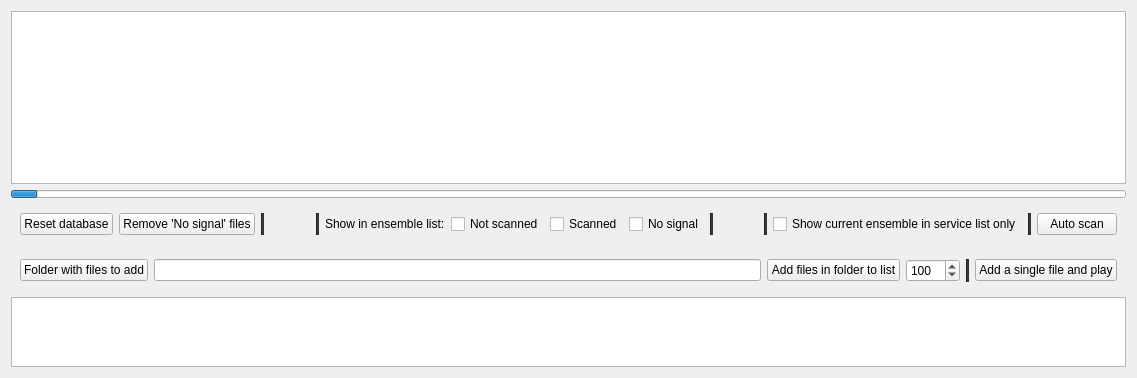
<?xml version="1.0" encoding="UTF-8"?>
<ui version="4.0">
 <class>ensembleList</class>
 <widget class="QWidget" name="ensembleList">
  <property name="geometry">
   <rect>
    <x>0</x>
    <y>0</y>
    <width>1137</width>
    <height>378</height>
   </rect>
  </property>
  <property name="windowTitle">
   <string>Ensemble List</string>
  </property>
  <layout class="QVBoxLayout" name="verticalLayout_3" stretch="3,0,0,0,1">
   <item>
    <widget class="QTableView" name="tblEnsembleList"/>
   </item>
   <item>
    <widget class="QProgressBar" name="progressBar">
     <property name="maximumSize">
      <size>
       <width>16777215</width>
       <height>8</height>
      </size>
     </property>
     <property name="toolTip">
      <string>&lt;html&gt;&lt;head/&gt;&lt;body&gt;&lt;p&gt;&lt;span style=&quot; font-weight:700;&quot;&gt;Progress bar while scanning&lt;/span&gt;&lt;/p&gt;&lt;/body&gt;&lt;/html&gt;</string>
     </property>
     <property name="maximum">
      <number>1000</number>
     </property>
     <property name="value">
      <number>24</number>
     </property>
     <property name="textVisible">
      <bool>false</bool>
     </property>
     <property name="format">
      <string notr="true"/>
     </property>
    </widget>
   </item>
   <item>
    <widget class="QWidget" name="ContainerFilter" native="true">
     <layout class="QHBoxLayout" name="horizontalLayout_4">
      <item>
       <widget class="QPushButton" name="btnResetDataBase">
        <property name="toolTip">
         <string>&lt;html&gt;&lt;head/&gt;&lt;body&gt;&lt;p&gt;&lt;span style=&quot; font-weight:700;&quot;&gt;Clear the current database&lt;/span&gt;&lt;/p&gt;&lt;p&gt;The channel list and the file list databases are stored separately.&lt;/p&gt;&lt;p&gt;Use this if you experience inconsistencies in the data (which should not normally occur).&lt;/p&gt;&lt;p&gt;Note: a large file list may take a long time to rescan afterwards.&lt;/p&gt;&lt;/body&gt;&lt;/html&gt;</string>
        </property>
        <property name="text">
         <string>Reset database</string>
        </property>
       </widget>
      </item>
      <item>
       <widget class="QPushButton" name="btnRemoveFilesWithoutSignal">
        <property name="toolTip">
         <string>&lt;html&gt;&lt;head/&gt;&lt;body&gt;&lt;p&gt;&lt;span style=&quot; font-weight:700;&quot;&gt;Remove entries detected as 'No signal' during scanning&lt;/span&gt;&lt;/p&gt;&lt;p&gt;Removes file list entries that contain no valid sample data.&lt;/p&gt;&lt;p&gt;Activate the &amp;quot;No signal&amp;quot; filter to enable this button. Only the highlighted (reddish) rows will be removed.&lt;/p&gt;&lt;/body&gt;&lt;/html&gt;</string>
        </property>
        <property name="text">
         <string>Remove 'No signal' files</string>
        </property>
       </widget>
      </item>
      <item>
       <widget class="Line" name="line_2">
        <property name="styleSheet">
         <string notr="true">background-color: #333333;</string>
        </property>
        <property name="orientation">
         <enum>Qt::Orientation::Vertical</enum>
        </property>
       </widget>
      </item>
      <item>
       <spacer name="horizontalSpacer_2">
        <property name="orientation">
         <enum>Qt::Orientation::Horizontal</enum>
        </property>
        <property name="sizeHint" stdset="0">
         <size>
          <width>40</width>
          <height>20</height>
         </size>
        </property>
       </spacer>
      </item>
      <item>
       <widget class="Line" name="line_5">
        <property name="styleSheet">
         <string notr="true">background-color: #333333;</string>
        </property>
        <property name="orientation">
         <enum>Qt::Orientation::Vertical</enum>
        </property>
       </widget>
      </item>
      <item>
       <widget class="QLabel" name="lblShowInList">
        <property name="toolTip">
         <string>&lt;html&gt;&lt;head/&gt;&lt;body&gt;&lt;p&gt;&lt;span style=&quot; font-weight:700;&quot;&gt;Choose one or more filters on the right to filter the list&lt;/span&gt;&lt;/p&gt;&lt;p&gt;The filter state may change automatically in certain situations.&lt;/p&gt;&lt;/body&gt;&lt;/html&gt;</string>
        </property>
        <property name="text">
         <string>Show in ensemble list:</string>
        </property>
       </widget>
      </item>
      <item>
       <widget class="QCheckBox" name="cbShowELNotScanned">
        <property name="toolTip">
         <string>&lt;html&gt;&lt;head/&gt;&lt;body&gt;&lt;p&gt;&lt;span style=&quot; font-weight:700;&quot;&gt;Show entries not yet scanned&lt;/span&gt;&lt;/p&gt;&lt;p&gt;Entries are shown with a greenish background.&lt;/p&gt;&lt;p&gt;No metadata has been collected for these entries yet. Clicking an entry (or using &amp;quot;Auto scan&amp;quot;) will attempt to scan it. If scanning fails, the entry becomes &amp;quot;No signal&amp;quot;; otherwise it becomes &amp;quot;Scanned&amp;quot;.&lt;/p&gt;&lt;/body&gt;&lt;/html&gt;</string>
        </property>
        <property name="text">
         <string>Not scanned</string>
        </property>
       </widget>
      </item>
      <item>
       <widget class="QCheckBox" name="cbShowELScanned">
        <property name="toolTip">
         <string>&lt;html&gt;&lt;head/&gt;&lt;body&gt;&lt;p&gt;&lt;span style=&quot; font-weight:700;&quot;&gt;Show valid scanned entries&lt;/span&gt;&lt;/p&gt;&lt;p&gt;The entries are shown with a grayish background. &lt;/p&gt;&lt;p&gt;These are the main entries to use. Clicking an entry activates the file or channel, resuming the last played service (or the first in the service list).&lt;/p&gt;&lt;p&gt;If an entry can no longer be received, it moves to the &amp;quot;No signal&amp;quot; state.&lt;/p&gt;&lt;/body&gt;&lt;/html&gt;</string>
        </property>
        <property name="text">
         <string>Scanned</string>
        </property>
       </widget>
      </item>
      <item>
       <widget class="QCheckBox" name="cbShowELNoSignal">
        <property name="toolTip">
         <string>&lt;html&gt;&lt;head/&gt;&lt;body&gt;&lt;p&gt;&lt;span style=&quot; font-weight:700;&quot;&gt;Show invalid scanned entries where no valid signal could be detected&lt;/span&gt;&lt;/p&gt;&lt;p&gt;The entries are shown with a reddish background. &lt;/p&gt;&lt;p&gt;These entries had no valid signal detected. Clicking an entry will attempt to rescan it.&lt;/p&gt;&lt;p&gt;For files, you can remove all reddish entries using &amp;quot;Remove 'No signal' files&amp;quot;. This is not available for channel lists.&lt;/p&gt;&lt;/body&gt;&lt;/html&gt;</string>
        </property>
        <property name="text">
         <string>No signal</string>
        </property>
       </widget>
      </item>
      <item>
       <widget class="Line" name="line_4">
        <property name="styleSheet">
         <string notr="true">background-color: #333333;</string>
        </property>
        <property name="orientation">
         <enum>Qt::Orientation::Vertical</enum>
        </property>
       </widget>
      </item>
      <item>
       <spacer name="horizontalSpacer_3">
        <property name="orientation">
         <enum>Qt::Orientation::Horizontal</enum>
        </property>
        <property name="sizeHint" stdset="0">
         <size>
          <width>40</width>
          <height>20</height>
         </size>
        </property>
       </spacer>
      </item>
      <item>
       <widget class="Line" name="line_6">
        <property name="styleSheet">
         <string notr="true">background-color: #333333;</string>
        </property>
        <property name="orientation">
         <enum>Qt::Orientation::Vertical</enum>
        </property>
       </widget>
      </item>
      <item>
       <widget class="QCheckBox" name="cbShowSLCurChOnly">
        <property name="toolTip">
         <string>&lt;html&gt;&lt;head/&gt;&lt;body&gt;&lt;p&gt;&lt;span style=&quot; font-weight:700;&quot;&gt;Filter the service list (main window) to show only the current ensemble&lt;/span&gt;&lt;/p&gt;&lt;p&gt;A convenience filter for a quicker overview of the available services.&lt;/p&gt;&lt;p&gt;This is activated automatically after &amp;quot;Add a single file to play&amp;quot;.&lt;/p&gt;&lt;p&gt;This setting is stored separately for channel and file playback.&lt;/p&gt;&lt;/body&gt;&lt;/html&gt;</string>
        </property>
        <property name="text">
         <string>Show current ensemble in service list only</string>
        </property>
       </widget>
      </item>
      <item>
       <widget class="Line" name="line_10">
        <property name="styleSheet">
         <string notr="true">background-color: #333333;</string>
        </property>
        <property name="orientation">
         <enum>Qt::Orientation::Vertical</enum>
        </property>
       </widget>
      </item>
      <item>
       <widget class="QPushButton" name="btnScanStart">
        <property name="toolTip">
         <string>&lt;html&gt;&lt;head/&gt;&lt;body&gt;&lt;p&gt;&lt;span style=&quot; font-weight:700;&quot;&gt;Automatically scan all entries in the current list&lt;/span&gt;&lt;/p&gt;&lt;p&gt;Only the currently visible (filtered) list is scanned. Use the filter controls to select what to scan.&lt;/p&gt;&lt;p&gt;This is equivalent to clicking each row individually, except that no service is played during the scan.&lt;/p&gt;&lt;/body&gt;&lt;/html&gt;</string>
        </property>
        <property name="text">
         <string>Auto scan</string>
        </property>
       </widget>
      </item>
     </layout>
    </widget>
   </item>
   <item>
    <widget class="QWidget" name="containerFilePath" native="true">
     <layout class="QHBoxLayout" name="horLayoutFilePath">
      <item>
       <widget class="QPushButton" name="btnPathToScan">
        <property name="toolTip">
         <string>&lt;html&gt;&lt;head/&gt;&lt;body&gt;&lt;p&gt;&lt;span style=&quot; font-weight:700;&quot;&gt;Select the base folder for sample files&lt;/span&gt;&lt;/p&gt;&lt;p&gt;Select the base folder containing one or more sample data files. The chosen path is shown to the right.&lt;/p&gt;&lt;p&gt;Use &amp;quot;Add files in folder to list&amp;quot; to add all files in the selected folder (and subfolders) to the ensemble list as &amp;quot;Not scanned&amp;quot; entries (greenish).&lt;/p&gt;&lt;p&gt;You can repeat this with a different base folder to add more files.&lt;/p&gt;&lt;p&gt;Invalid sample files are permitted; they will eventually be marked as &amp;quot;No signal&amp;quot;. File types are detected automatically.&lt;/p&gt;&lt;/body&gt;&lt;/html&gt;</string>
        </property>
        <property name="text">
         <string>Folder with files to add</string>
        </property>
       </widget>
      </item>
      <item>
       <widget class="QLineEdit" name="ledPathToScan">
        <property name="toolTip">
         <string>&lt;html&gt;&lt;head/&gt;&lt;body&gt;&lt;p&gt;&lt;span style=&quot; font-weight:700;&quot;&gt;The base folder for the files to add&lt;/span&gt;&lt;/p&gt;&lt;p&gt;Use the &amp;quot;Folder with files to add&amp;quot; button to choose the folder, or type the path directly.&lt;/p&gt;&lt;/body&gt;&lt;/html&gt;</string>
        </property>
       </widget>
      </item>
      <item>
       <widget class="QPushButton" name="btnAddFilesInPath">
        <property name="toolTip">
         <string>&lt;html&gt;&lt;head/&gt;&lt;body&gt;&lt;p&gt;&lt;span style=&quot; font-weight:700;&quot;&gt;Add the files from the given base folder (left) to the ensemble list&lt;/span&gt;&lt;/p&gt;&lt;p&gt;Add all files from the selected base folder to the ensemble list.&lt;/p&gt;&lt;p&gt;Only files of at least 4 MB are accepted. Use the spin box on the right to set a higher minimum file size to exclude files that are too short to be useful.&lt;/p&gt;&lt;p&gt;Files are added with the state &amp;quot;Not scanned&amp;quot; (greenish entries). You can repeat this with a different folder to add more files.&lt;/p&gt;&lt;p&gt;Invalid sample files are permitted; they will eventually be marked as &amp;quot;No signal&amp;quot;. File types are detected automatically.&lt;/p&gt;&lt;/body&gt;&lt;/html&gt;</string>
        </property>
        <property name="text">
         <string>Add files in folder to list</string>
        </property>
       </widget>
      </item>
      <item>
       <widget class="QSpinBox" name="spMinFileSizeMB">
        <property name="toolTip">
         <string>&lt;html&gt;&lt;head/&gt;&lt;body&gt;&lt;p&gt;&lt;span style=&quot; font-weight:700;&quot;&gt;Minimum file size in MB&lt;/span&gt;&lt;/p&gt;&lt;p&gt;Files smaller than 4 MB are always ignored.&lt;/p&gt;&lt;p&gt;Increase this value to exclude files with too short a playback duration.&lt;/p&gt;&lt;/body&gt;&lt;/html&gt;</string>
        </property>
        <property name="minimum">
         <number>4</number>
        </property>
        <property name="maximum">
         <number>9999</number>
        </property>
        <property name="stepType">
         <enum>QAbstractSpinBox::StepType::AdaptiveDecimalStepType</enum>
        </property>
        <property name="value">
         <number>100</number>
        </property>
       </widget>
      </item>
      <item>
       <widget class="Line" name="line">
        <property name="styleSheet">
         <string notr="true">background-color: #333333;</string>
        </property>
        <property name="orientation">
         <enum>Qt::Orientation::Vertical</enum>
        </property>
       </widget>
      </item>
      <item>
       <widget class="QPushButton" name="btnAddSingleFile">
        <property name="toolTip">
         <string>&lt;html&gt;&lt;head/&gt;&lt;body&gt;&lt;p&gt;&lt;span style=&quot; font-weight:700;&quot;&gt;Add a single file to the ensemble list and start it immediately&lt;/span&gt;&lt;/p&gt;&lt;p&gt;This replaces the former &amp;quot;Eject&amp;quot; button on the main window.&lt;/p&gt;&lt;p&gt;The chosen file is added to the ensemble list if not already present. If it already exists, it is selected and played immediately.&lt;/p&gt;&lt;p&gt;The minimum file size setting is ignored (only the absolute 4 MB minimum applies).&lt;/p&gt;&lt;/body&gt;&lt;/html&gt;</string>
        </property>
        <property name="text">
         <string>Add a single file and play</string>
        </property>
       </widget>
      </item>
     </layout>
    </widget>
   </item>
   <item>
    <widget class="QTextEdit" name="teScanResult">
     <property name="toolTip">
      <string>&lt;html&gt;&lt;head/&gt;&lt;body&gt;&lt;p&gt;&lt;span style=&quot; font-weight:700;&quot;&gt;Status output&lt;/span&gt;&lt;/p&gt;&lt;p&gt;Status output, including warnings and errors.&lt;/p&gt;&lt;/body&gt;&lt;/html&gt;</string>
     </property>
     <property name="readOnly">
      <bool>true</bool>
     </property>
    </widget>
   </item>
  </layout>
 </widget>
 <resources/>
 <connections/>
</ui>
